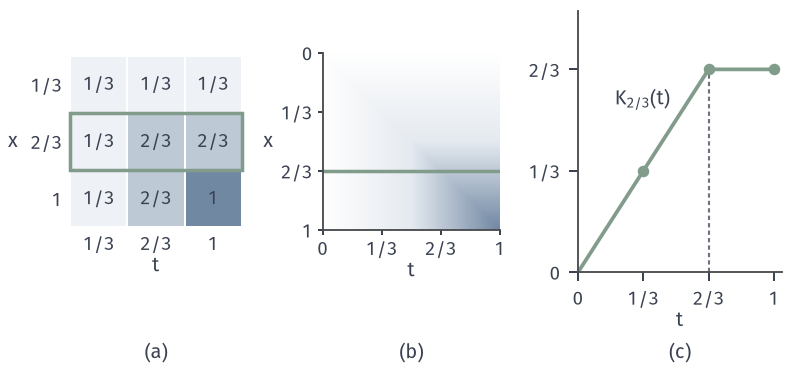

The script that drew this image:
from pathlib import Path
import sys
ROOT = next(p for p in Path(__file__).resolve().parents if (p/"build.sh").is_file() and (p/"tex/book.tex").is_file())
sys.path.insert(0, str(ROOT/"figures/00-shared/mathematical-preliminaries-upper/00-shared/comprehension-figures"))
from support import figure, save, BLUE, GREEN, YELLOW, RED, PURPLE, INK, MUTED, GRID, BLUE_FILL, GREEN_FILL, YELLOW_FILL, RED_FILL, PURPLE_FILL
import numpy as np
from matplotlib.colors import LinearSegmentedColormap
from matplotlib.patches import Rectangle
# 最小值核 K(t,x)=min(t,x)：三点网格上是 3x3 矩阵，网格加密后成为二元函数，第 x 行就是核截面 K_x。
cmap = LinearSegmentedColormap.from_list('b', ['#FFFFFF', BLUE_FILL, BLUE])
fig, axes = figure(width_mm=112, height_mm=52, ncols=3, width_ratios=[1, 1, 1.15])
fig.set_layout_engine(None)
fig.subplots_adjust(left=.085, right=.985, top=.97, bottom=.26, wspace=.42)
a, b, c = axes
pts = [1/3, 2/3, 1]; lab = ['1/3', '2/3', '1']
K3 = np.array([[min(p, q) for q in pts] for p in pts])
names = [['1/3', '1/3', '1/3'], ['1/3', '2/3', '2/3'], ['1/3', '2/3', '1']]
a.set_xlim(-.05, 3.05); a.set_ylim(3.05, -.05); a.set_aspect('equal'); 
for i in range(3):
    for j in range(3):
        a.add_patch(Rectangle((j, i), 1, 1, fc=cmap(K3[i, j]), ec='white', lw=.8))
        a.text(j+.5, i+.5, names[i][j], ha='center', va='center', fontsize=7.5, color=INK)
a.add_patch(Rectangle((0, 1), 3, 1, fc='none', ec=GREEN, lw=1.4))
a.set_xticks([.5, 1.5, 2.5]); a.set_xticklabels(lab); a.set_yticks([.5, 1.5, 2.5]); a.set_yticklabels(lab)
a.tick_params(length=0, pad=2); a.spines[['left', 'bottom']].set_visible(False)
a.set_xlabel('$t$', labelpad=1); a.set_ylabel('$x$', labelpad=7, rotation=0, va='center')
t = np.linspace(0, 1, 301); M = np.minimum.outer(t, t)
b.imshow(M, extent=(0, 1, 1, 0), cmap=cmap, vmin=0, vmax=1, interpolation='bilinear', aspect='equal')
b.axhline(2/3, color=GREEN, lw=1.4)
b.set_xticks([0, 1/3, 2/3, 1]); b.set_xticklabels(['0', '1/3', '2/3', '1']); b.set_yticks([0, 1/3, 2/3, 1]); b.set_yticklabels(['0', '1/3', '2/3', '1'])
b.tick_params(length=2, pad=2); b.set_xlabel('$t$', labelpad=1); b.set_ylabel('$x$', labelpad=5, rotation=0, va='center')
c.plot(t, np.minimum(t, 2/3), color=GREEN, lw=1.5)
c.plot(pts, [1/3, 2/3, 2/3], 'o', color=GREEN, ms=3.6, zorder=3)
c.set_xlim(0, 1.04); c.set_ylim(0, .86); c.set_xticks([0, 1/3, 2/3, 1]); c.set_xticklabels(['0', '1/3', '2/3', '1']); c.set_yticks([0, 1/3, 2/3]); c.set_yticklabels(['0', '1/3', '2/3'])
c.plot([2/3, 2/3], [0, 2/3], color=MUTED, lw=.85, ls=(0, (2, 1.5)))
c.text(.33, .55, '$K_{2/3}(t)$', color=INK, ha='center')
c.set_xlabel('$t$', labelpad=1)
fig.canvas.draw()
for ax, s in zip(axes, '(a) (b) (c)'.split()):
    q = ax.get_position(); fig.text((q.x0+q.x1)/2, .015, s, ha='center', va='bottom')
save(fig, Path(__file__).resolve().parent, 'figure', {'formula': 'K(t,x)=min(t,x); (a) grid 1/3,2/3,1; (b) continuous; (c) row x=2/3'})
